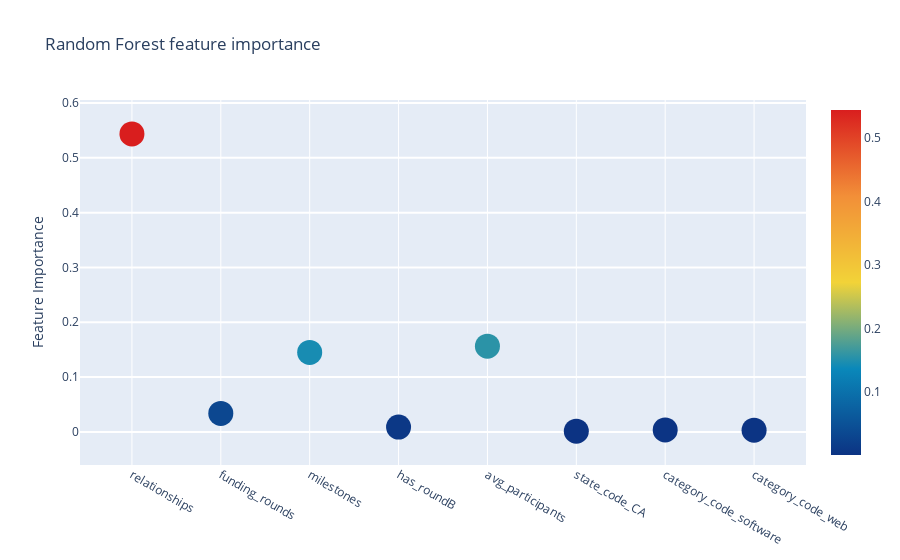
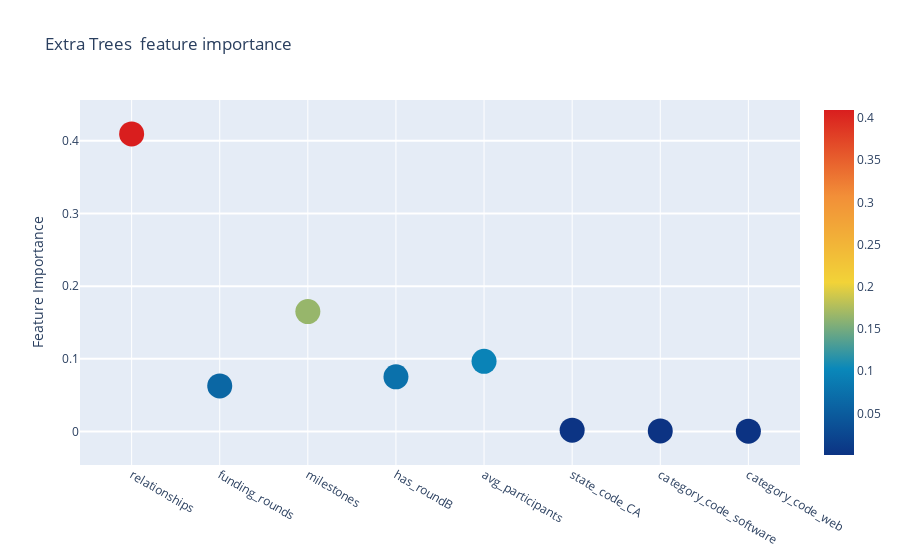
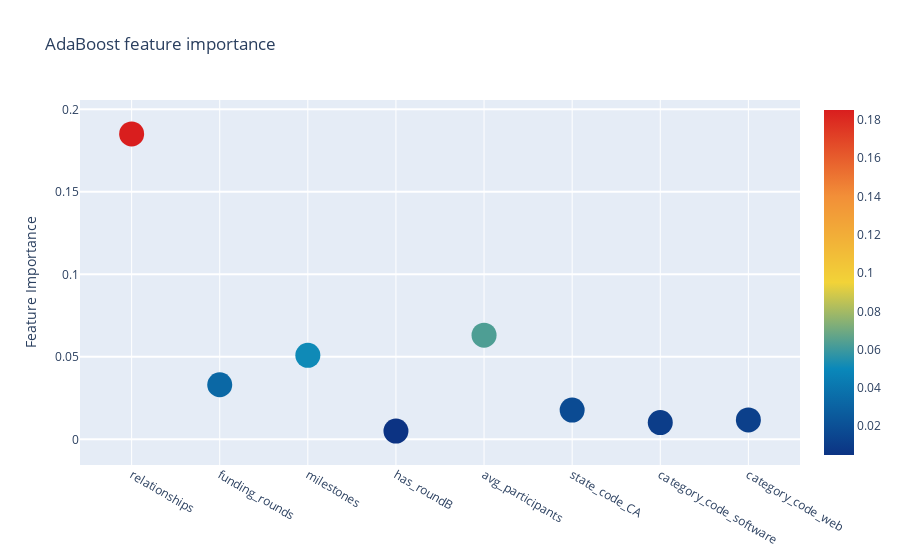
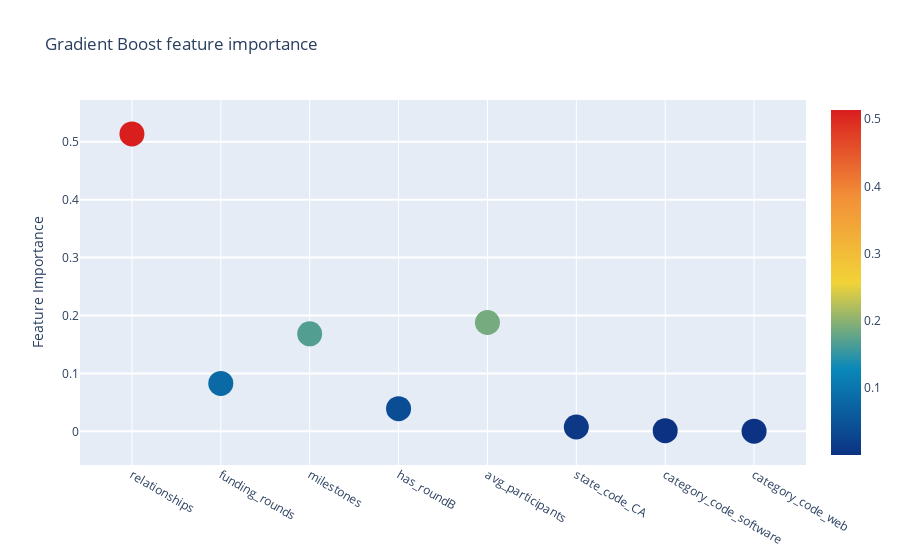

The code cell stored with these charts, in order, in its notebook:
### Code cell
# Create a dataframe with features

cols = X_train.columns.values

rf_feature = RFC_best.feature_importances_
et_feature = ExtC_best.feature_importances_
ada_feature = ada_best.feature_importances_
gb_feature = GBC_best.feature_importances_

feature_dataframe = pd.DataFrame( {'features': cols,
     'Random Forest feature importances': rf_feature,
     'Extra Trees  feature importances': et_feature,
      'AdaBoost feature importances': ada_feature,
    'Gradient Boost feature importances': gb_feature
    })
feature_dataframe = feature_dataframe[feature_dataframe.astype(bool).sum(axis=1) > feature_dataframe.shape[1]/(1.2)]
model_importances=['Random Forest feature importances','Extra Trees  feature importances','AdaBoost feature importances','Gradient Boost feature importances']
model_title=['Random Forest feature importance','Extra Trees  feature importance','AdaBoost feature importance','Gradient Boost feature importance']

for importances,title in zip(model_importances,model_title):
    
    plotly_scatterplots(importances,title)

### Figure 1 — Plotly figure (JSON) as saved in the notebook; plotly's stock layout.template omitted (floating-point values rounded to 4 significant figures)
{"data": [{"marker": {"color": [0.5437, 0.03379, 0.145, 0.008747, 0.1564, 0.001424, 0.003582, 0.00323], "colorscale": [[0, "rgb(12,51,131)"], [0.25, "rgb(10,136,186)"], [0.5, "rgb(242,211,56)"], [0.75, "rgb(242,143,56)"], [1, "rgb(217,30,30)"]], "showscale": true, "size": 25, "sizemode": "diameter", "sizeref": 1}, "mode": "markers", "text": ["relationships", "funding_rounds", "milestones", "has_roundB", "avg_participants", "state_code_CA", "category_code_software", "category_code_web"], "type": "scatter", "x": ["relationships", "funding_rounds", "milestones", "has_roundB", "avg_participants", "state_code_CA", "category_code_software", "category_code_web"], "y": [0.5437, 0.03379, 0.145, 0.008747, 0.1564, 0.001424, 0.003582, 0.00323]}], "layout": {"autosize": true, "hovermode": "closest", "showlegend": false, "title": {"text": "Random Forest feature importance"}, "yaxis": {"gridwidth": 2, "ticklen": 5, "title": {"text": "Feature Importance"}}}}

### Figure 2 — Plotly figure (JSON) as saved in the notebook; plotly's stock layout.template omitted (floating-point values rounded to 4 significant figures)
{"data": [{"marker": {"color": [0.4094, 0.06279, 0.165, 0.07532, 0.09666, 0.001891, 0.0009247, 0.0006171], "colorscale": [[0, "rgb(12,51,131)"], [0.25, "rgb(10,136,186)"], [0.5, "rgb(242,211,56)"], [0.75, "rgb(242,143,56)"], [1, "rgb(217,30,30)"]], "showscale": true, "size": 25, "sizemode": "diameter", "sizeref": 1}, "mode": "markers", "text": ["relationships", "funding_rounds", "milestones", "has_roundB", "avg_participants", "state_code_CA", "category_code_software", "category_code_web"], "type": "scatter", "x": ["relationships", "funding_rounds", "milestones", "has_roundB", "avg_participants", "state_code_CA", "category_code_software", "category_code_web"], "y": [0.4094, 0.06279, 0.165, 0.07532, 0.09666, 0.001891, 0.0009247, 0.0006171]}], "layout": {"autosize": true, "hovermode": "closest", "showlegend": false, "title": {"text": "Extra Trees  feature importance"}, "yaxis": {"gridwidth": 2, "ticklen": 5, "title": {"text": "Feature Importance"}}}}

### Figure 3 — Plotly figure (JSON) as saved in the notebook; plotly's stock layout.template omitted (floating-point values rounded to 4 significant figures)
{"data": [{"marker": {"color": [0.1851, 0.03311, 0.05093, 0.004995, 0.06313, 0.01774, 0.0102, 0.01179], "colorscale": [[0, "rgb(12,51,131)"], [0.25, "rgb(10,136,186)"], [0.5, "rgb(242,211,56)"], [0.75, "rgb(242,143,56)"], [1, "rgb(217,30,30)"]], "showscale": true, "size": 25, "sizemode": "diameter", "sizeref": 1}, "mode": "markers", "text": ["relationships", "funding_rounds", "milestones", "has_roundB", "avg_participants", "state_code_CA", "category_code_software", "category_code_web"], "type": "scatter", "x": ["relationships", "funding_rounds", "milestones", "has_roundB", "avg_participants", "state_code_CA", "category_code_software", "category_code_web"], "y": [0.1851, 0.03311, 0.05093, 0.004995, 0.06313, 0.01774, 0.0102, 0.01179]}], "layout": {"autosize": true, "hovermode": "closest", "showlegend": false, "title": {"text": "AdaBoost feature importance"}, "yaxis": {"gridwidth": 2, "ticklen": 5, "title": {"text": "Feature Importance"}}}}

### Figure 4 — Plotly figure (JSON) as saved in the notebook; plotly's stock layout.template omitted (floating-point values rounded to 4 significant figures)
{"data": [{"marker": {"color": [0.5135, 0.08265, 0.1683, 0.039, 0.1878, 0.007375, 0.001042, 0.0003055], "colorscale": [[0, "rgb(12,51,131)"], [0.25, "rgb(10,136,186)"], [0.5, "rgb(242,211,56)"], [0.75, "rgb(242,143,56)"], [1, "rgb(217,30,30)"]], "showscale": true, "size": 25, "sizemode": "diameter", "sizeref": 1}, "mode": "markers", "text": ["relationships", "funding_rounds", "milestones", "has_roundB", "avg_participants", "state_code_CA", "category_code_software", "category_code_web"], "type": "scatter", "x": ["relationships", "funding_rounds", "milestones", "has_roundB", "avg_participants", "state_code_CA", "category_code_software", "category_code_web"], "y": [0.5135, 0.08265, 0.1683, 0.039, 0.1878, 0.007375, 0.001042, 0.0003055]}], "layout": {"autosize": true, "hovermode": "closest", "showlegend": false, "title": {"text": "Gradient Boost feature importance"}, "yaxis": {"gridwidth": 2, "ticklen": 5, "title": {"text": "Feature Importance"}}}}
